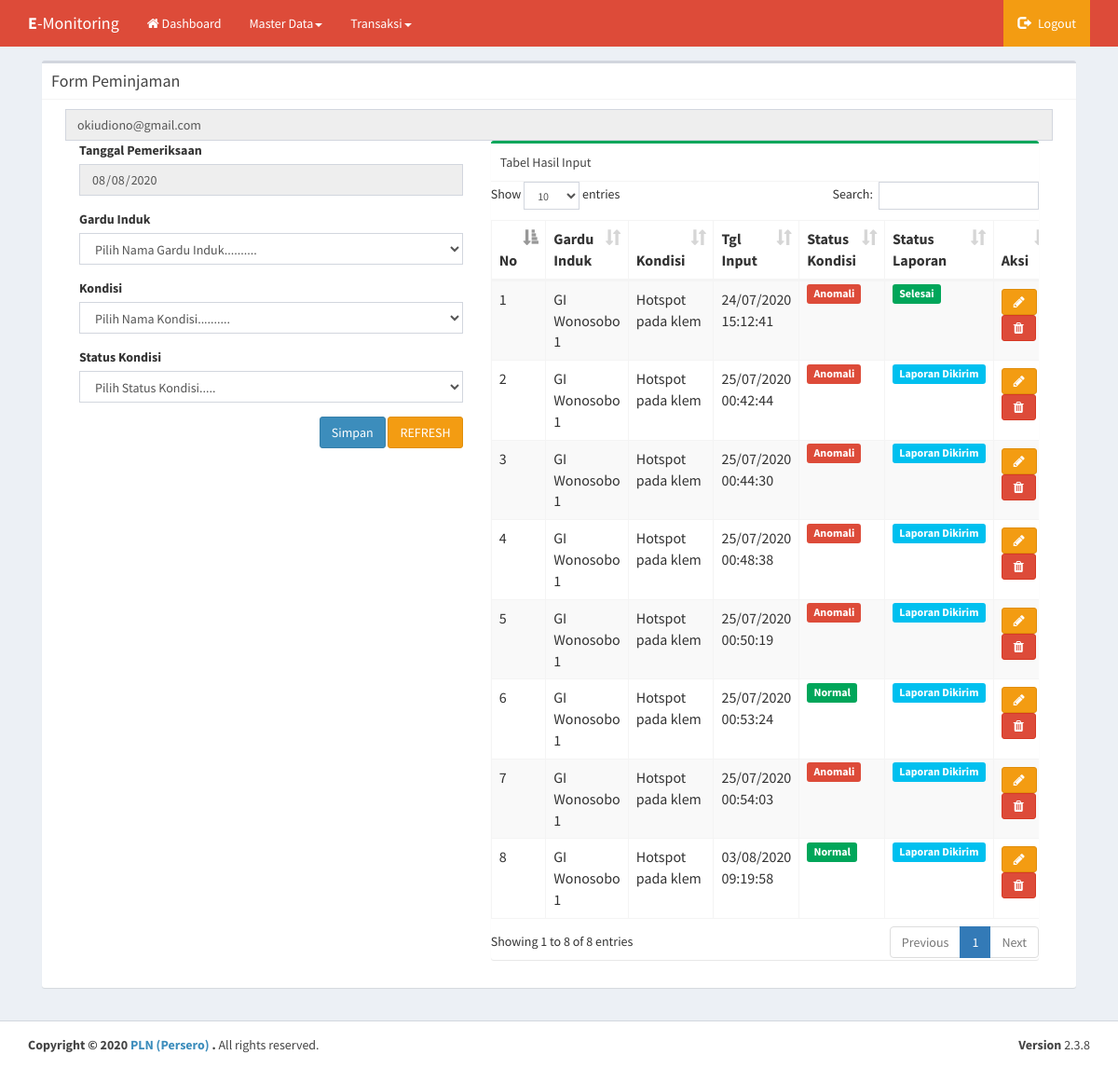
The app's page /page/cek_kondisi.php (signed in) with its own data.
### tables this page shows
CREATE TABLE `t_kondisi`  (
  `id` int(11) NOT NULL AUTO_INCREMENT,
  `id_kondisi` int(40) NULL DEFAULT NULL,
  `tgl_input` varchar(30) NULL DEFAULT NULL,
  `user_input` varchar(100) NULL DEFAULT NULL,
  `id_utlg` int(11) NULL DEFAULT NULL,
  `id_gi` int(11) NULL DEFAULT NULL,
  `status` int(11) NULL DEFAULT NULL,
  `qr` varchar(100) NULL DEFAULT NULL,
  `status_kondisi` int(40) NULL DEFAULT NULL,
  PRIMARY KEY (`id`) USING BTREE
);

CREATE TABLE `m_gi`  (
  `id` int(11) NOT NULL AUTO_INCREMENT,
  `nama_gi` varchar(255) NULL DEFAULT NULL,
  `id_utlg` int(50) NULL DEFAULT NULL,
  `status` char(1) NULL DEFAULT NULL,
  PRIMARY KEY (`id`) USING BTREE
);

CREATE TABLE `m_kondisi`  (
  `id` int(11) NOT NULL AUTO_INCREMENT,
  `kondisi` varchar(255) NULL DEFAULT NULL,
  `status` int(11) NULL DEFAULT NULL,
  PRIMARY KEY (`id`) USING BTREE
);

### page/cek_kondisi.php (the view, shortened to what this page needs)
 <?php include 'header.php';  include '../config/koneksi.php';?>
      <section class="content">
        <div class="box box-default">
          <div class="box-header with-border">
            <h3 class="box-title">Form Peminjaman</h3>
          </div>
          <div class="box-body">
            <div class="col-md-12">
            <form action="cek_kondisi_save.php" method="post" class="form-horizontal" enctype="multipart/form-data">
              <input type="text" class="form-control pull-right" id="toEmail" name="toEmail" placeholder="kode...." value="okiudiono@gmail.com" disabled="true">
            <div class="col-md-5">
              <div class="form-group">
                <div class="col-lg-12">
                  <label>Tanggal Pemeriksaan</label>
                  <input type="date" class="form-control pull-right" id="tanggal" name="tanggal" placeholder="kode...." value="<?=date('Y-m-d')?>" disabled="true">
                </div>
              </div>
              <div class="form-group">
                <div class="col-lg-12">
                  <label>Gardu Induk</label>
                   <select class="form-control select2" style="width: 100%;" name="gi" id="gi" required="true" >
                    <option value="">Pilih Nama Gardu Induk..........</option>
                  </select>
                </div>
              </div>
              <div class="form-group">
                <div class="col-lg-12">
                  <label>Kondisi</label>
                   <select class="form-control select2" style="width: 100%;" name="kondisi" id="kondisi" required="true">
                    <option value="">Pilih Nama Kondisi..........</option>
                  </select>
                </div>
              </div>
              <div class="form-group">
                <div class="col-lg-12">
                  <label>Status Kondisi</label>
                   <select class="form-control select2" style="width: 100%;" name="s_kondisi" id="s_kondisi" required="true" onchange="setkondisi()" >
                    <option value="">Pilih Status Kondisi.....</option>
                  </select>
                </div>
              </div>
              <div align="right">
                <button class="btn btn-primary bd-0" type="submit">Simpan</button>
                  <a href="cek_kondisi.php" type="button" class="btn btn-warning  ">REFRESH</a>
              </div>
              </form>
            </div>
            <div class="col-md-7">
                 <div class="row">
                    <div class="col-md-12 col-sm-12 col-xs-12">
                      <div class="box box-success">
                        <div class="box-header with-border">
                          Tabel Hasil Input
                        </div>
                        <div  class="table-responsive">
                          <table id="example1" class="table table-bordered table-striped">
                            <thead>
                                <tr class="headings">
                                    <th width="3%">No </th>
                                    <th width="20%">Gardu Induk</th>
                                    <th width="10%">Kondisi</th>
                                    <th width="10%">Tgl Input</th>
                                    <th width="20%">Status Kondisi</th>
                                    <th width="10%">Status Laporan</th>
                                    <th width="10%">Aksi</th>
                                </tr>
                            </thead>
                            <tbody>
                              <?php
                                  $query = mysqli_query($conn,"SELECT A.*,B.nama_gi,C.kondisi
                                            FROM t_kondisi A
                                            LEFT JOIN m_gi B ON A.id_gi = B.id
                                            LEFT JOIN m_kondisi C ON A.id_kondisi = C.id");
                                  $no = 1;
                                  while ($data = mysqli_fetch_array($query)) {?>
                                      <tr>
                                          <td><?php echo $no; ?></td>
                                          <td><?=@$data['nama_gi']; ?></td>
                                          <td><?php echo $data['kondisi']; ?></td>
                                          <td><?php echo $data['tgl_input']; ?></td>
                                          <td>
                                            <?php if($data['status_kondisi'] == '1'){?>
                                              <span class="label label-success">Normal</span>
                                            <?php }else{?>
                                              <span class="label label-danger">Anomali</span>
                                            <?php }?>
                                          </td>
                                          <td>
                                            <?php if($data['status'] == '1'){?>
                                              <span class="label label-info">Laporan Dikirim</span>
                                            <?php }else if($data['status'] == '2'){?>
                                              <span class="label label-warning">Laporan Diverifikasi</span>
                                            <?php }else{?>
                                              <span class="label label-success">Selesai</span>
                                            <?php }?>
                                          </td>
                                          <td>
                                            <a href="#" class="btn btn-warning"><div><i class="fa fa-pencil"></i></div></a>
                                            <a href="#" class="btn btn-danger"><div><i class="fa fa-trash"></i></div></a>
                                          </td>
                                      </tr>
                              <?php $no++; } ?>
                            </tbody>
                          </table>
                        </div>
                       </div>
                    </div>
                  </div>
            </div>
            </div>
          </div>
        </div>
    </div>
  </div>
  <footer class="main-footer">
    <div class="container">
      <div class="pull-right hidden-xs">
        <b>Version</b> 2.3.8
      </div>
      <strong>Copyright &copy; <?=date('Y')?> <a href="pln.com">PLN (Persero) </a>.</strong> All rights
      reserved.
    </div>
  </footer>
</body>
</html>

### page/header.php (shortened to what this page needs)
<!DOCTYPE html>
<html>
<head>
  <link rel="stylesheet" href="tema/bootstrap/css/bootstrap.min.css">
  <link rel="stylesheet" href="https://cdnjs.cloudflare.com/ajax/libs/font-awesome/4.5.0/css/font-awesome.min.css">
  <link rel="stylesheet" href="https://cdnjs.cloudflare.com/ajax/libs/ionicons/2.0.1/css/ionicons.min.css">
  <link rel="stylesheet" href="tema/dist/css/AdminLTE.min.css">
  <link rel="stylesheet" href="tema/dist/css/skins/_all-skins.min.css">
  <link rel="stylesheet" href="tema/plugins/datatables/dataTables.bootstrap.css">
  <link rel="stylesheet" href="tema/plugins/select2/select2.min.css">
</head>
<body class="hold-transition skin-red layout-top-nav">
<div class="wrapper">
  <header class="main-header">
    <nav class="navbar navbar-static-top">
      <div class="container">
        <div class="navbar-header">
          <a href="" class="navbar-brand"><b>E</b>-Monitoring</a>
        </div>
        <div class="collapse navbar-collapse pull-left" id="navbar-collapse">
          <ul class="nav navbar-nav">
            <li ><a href="index.php"><i class="fa fa-home"></i> Dashboard </a></li>
            <li>
            <a href="javascript:void(0)" class="dropdown-toggle" data-toggle="dropdown" aria-expanded="true">Master Data<span class="caret"></span></a>
            </li>
            <li>
            <a href="javascript:void(0)" class="dropdown-toggle" data-toggle="dropdown" aria-expanded="true">Transaksi<span class="caret"></span></a>
            </li>
          </ul>
        </div>
      <div class="navbar-custom-menu">
        <ul class="nav navbar-nav">
           <li class="user user-menu bg-yellow">
           <a href="logout.php"><i class="glyphicon glyphicon-log-out"></i> Logout</a>
          </li>
        </ul>
      </div>
      </div>
    </nav>
  </header>
  <div class="content-wrapper">
    <div class="container">

### records on screen
t_kondisi: m_gi.nama_gi "GI Wonosobo 1", id_kondisi.kondisi "Hotspot pada klem", tgl_input "24/07/2020 15:12:41", status_kondisi "Anomali", status "Selesai"
t_kondisi: m_gi.nama_gi "GI Wonosobo 1", id_kondisi.kondisi "Hotspot pada klem", tgl_input "25/07/2020 00:42:44", status_kondisi "Anomali", status "Laporan Dikirim"
t_kondisi: m_gi.nama_gi "GI Wonosobo 1", id_kondisi.kondisi "Hotspot pada klem", tgl_input "25/07/2020 00:44:30", status_kondisi "Anomali", status "Laporan Dikirim"
t_kondisi: m_gi.nama_gi "GI Wonosobo 1", id_kondisi.kondisi "Hotspot pada klem", tgl_input "25/07/2020 00:48:38", status_kondisi "Anomali", status "Laporan Dikirim"
t_kondisi: m_gi.nama_gi "GI Wonosobo 1", id_kondisi.kondisi "Hotspot pada klem", tgl_input "25/07/2020 00:50:19", status_kondisi "Anomali", status "Laporan Dikirim"
t_kondisi: m_gi.nama_gi "GI Wonosobo 1", id_kondisi.kondisi "Hotspot pada klem", tgl_input "25/07/2020 00:53:24", status_kondisi "Normal", status "Laporan Dikirim"
t_kondisi: m_gi.nama_gi "GI Wonosobo 1", id_kondisi.kondisi "Hotspot pada klem", tgl_input "25/07/2020 00:54:03", status_kondisi "Anomali", status "Laporan Dikirim"
t_kondisi: m_gi.nama_gi "GI Wonosobo 1", id_kondisi.kondisi "Hotspot pada klem", tgl_input "03/08/2020 09:19:58", status_kondisi "Normal", status "Laporan Dikirim"
